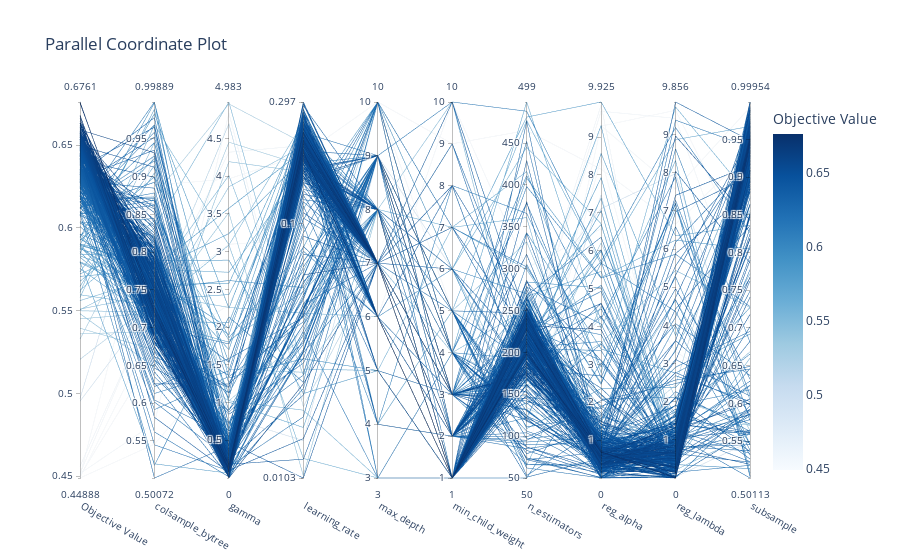

Notebook code for this chart:
### Code cell
optuna.visualization.plot_parallel_coordinate(study)

### Figure 1 — Plotly figure (JSON) as saved in the notebook; plotly's stock layout.template omitted (floating-point values rounded to 4 significant figures; data arrays with more than 128 entries replaced by an {"elided": "..."} marker saying what was removed)
{"data": [{"dimensions": [{"label": "Objective Value", "range": [0.4489, 0.6761], "values": {"elided": "400 float values"}}, {"label": "colsample_bytree", "range": [0.5007, 0.9989], "values": {"elided": "400 float values"}}, {"label": "gamma", "range": [1.467e-05, 4.983], "values": {"elided": "400 float values"}}, {"label": "learning_rate", "range": [-1.988, -0.5267], "ticktext": ["0.0103", "0.1", "0.297"], "tickvals": [-1.988, -1, -0.5267], "values": {"elided": "400 float values"}}, {"label": "max_depth", "range": [3, 10], "values": {"elided": "400 int values"}}, {"label": "min_child_weight", "range": [1, 10], "values": {"elided": "400 int values"}}, {"label": "n_estimators", "range": [50, 499], "values": {"elided": "400 int values"}}, {"label": "reg_alpha", "range": [0.0002608, 9.925], "values": {"elided": "400 float values"}}, {"label": "reg_lambda", "range": [3.857e-05, 9.856], "values": {"elided": "400 float values"}}, {"label": "subsample", "range": [0.5011, 0.9995], "values": {"elided": "400 float values"}}], "labelangle": 30, "labelside": "bottom", "line": {"color": {"elided": "400 float values"}, "colorbar": {"title": {"text": "Objective Value"}}, "colorscale": [[0, "rgb(247,251,255)"], [0.125, "rgb(222,235,247)"], [0.25, "rgb(198,219,239)"], [0.375, "rgb(158,202,225)"], [0.5, "rgb(107,174,214)"], [0.625, "rgb(66,146,198)"], [0.75, "rgb(33,113,181)"], [0.875, "rgb(8,81,156)"], [1, "rgb(8,48,107)"]], "reversescale": false, "showscale": true}, "type": "parcoords"}], "layout": {"title": {"text": "Parallel Coordinate Plot"}}}
